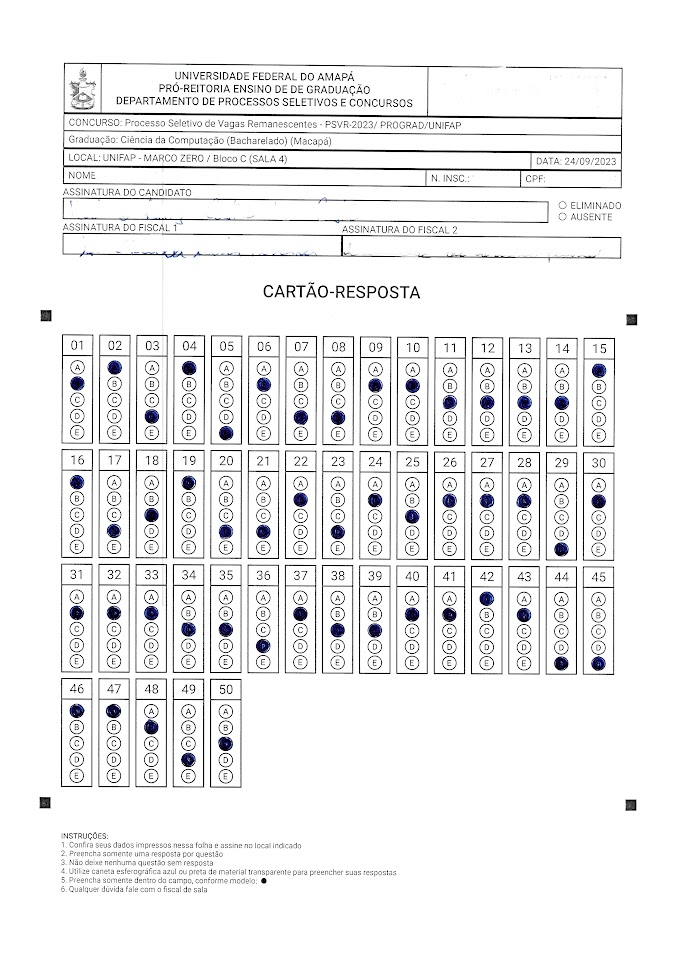
#> input picture Imagens/cartao1-ideal.jpg, 674 x 953 px; its folder holds only this picture in this run
$ python -i source.py   (imports and definitions only)
#> lines starting #> are read from the running program, lines starting #| are printed output that depends on the picture; after the words box and inside, x2 and y2 are one past the last pixel; in counts of white or black regions, pixels touching at a corner belong together
import cv2
import os
import numpy as np
import matplotlib.pyplot as plt
import math


def lerPasta():
    if os.path.isdir('Imagens'):
        extensoes = ['.jpg', '.jpeg', '.png', '.bmp', '.tiff', '.tif', '.webp', '.ppm', '.pgm', '.pbm', '.ras', '.sr', '.exr']
        arquivos = os.listdir('Imagens')
        arquivosCompativeis=[]
        for arquivo in arquivos:
             for ext in extensoes:
                if os.path.isfile(os.path.join('Imagens', arquivo)) and arquivo.lower().endswith(ext):
                    arquivosCompativeis.append(arquivo)
        return arquivosCompativeis
    else:
        print("A pasta 'Imagens' não existe.")
def calcularAngulo(Cantos):
    x1,y1= cv2.boundingRect(Cantos[0])[:2]
    x2,y2= cv2.boundingRect(Cantos[1])[:2]
    dx = x1-x2
    dy = y1-y2
    rad= math.atan2(dx,dy)
    grau = math.degrees(rad)
    return grau
def rotacionarImagem(img, canto, angulo, ponto_de_rotacao=None):
    (altura, largura) = img.shape[:2]

    if ponto_de_rotacao is None:
        ponto_de_rotacao = (largura // 2, altura // 2)

    matriz_de_rotacao = cv2.getRotationMatrix2D(ponto_de_rotacao, angulo, 1.0)

    cos = abs(matriz_de_rotacao[0, 0])
    sen = abs(matriz_de_rotacao[0, 1])

    nova_largura = int(altura * sen + largura * cos)
    nova_altura = int(altura * cos + largura * sen)

    matriz_de_rotacao[0, 2] += (nova_largura - largura) // 2
    matriz_de_rotacao[1, 2] += (nova_altura - altura) // 2

    imagem_rotacionada = cv2.warpAffine(img, matriz_de_rotacao, (nova_largura, nova_altura))

    min_x, min_y, w, h = cv2.boundingRect(canto)
    novo_min_x, novo_min_y = cv2.transform(np.array([[[min_x, min_y]]]), matriz_de_rotacao)[0][0]

    return imagem_rotacionada, int(novo_min_x), int(novo_min_y)

def redimensionarImagem(img):
    x,y = img.shape[:2]
    proporcao = y/x
    largura = int(953*proporcao)
    img_redimensionada = cv2.resize(img,(largura,953),interpolation=cv2.INTER_LINEAR)
    return img_redimensionada

def cortarGabarito(img_path):
#> called with img_path = 'Imagens/cartao1-ideal.jpg'
    img = cv2.imread(img_path)
#> img is the input picture: shape (953, 674, 3); mean B, G, R 238.9, 238.3, 238.3
    img = redimensionarImagem(img)

    img_cinza = cv2.cvtColor(img, cv2.COLOR_BGR2GRAY)
    img_cinza_tresh = cv2.threshold(img_cinza, 0, 255, cv2.THRESH_BINARY_INV + cv2.THRESH_OTSU)[1]
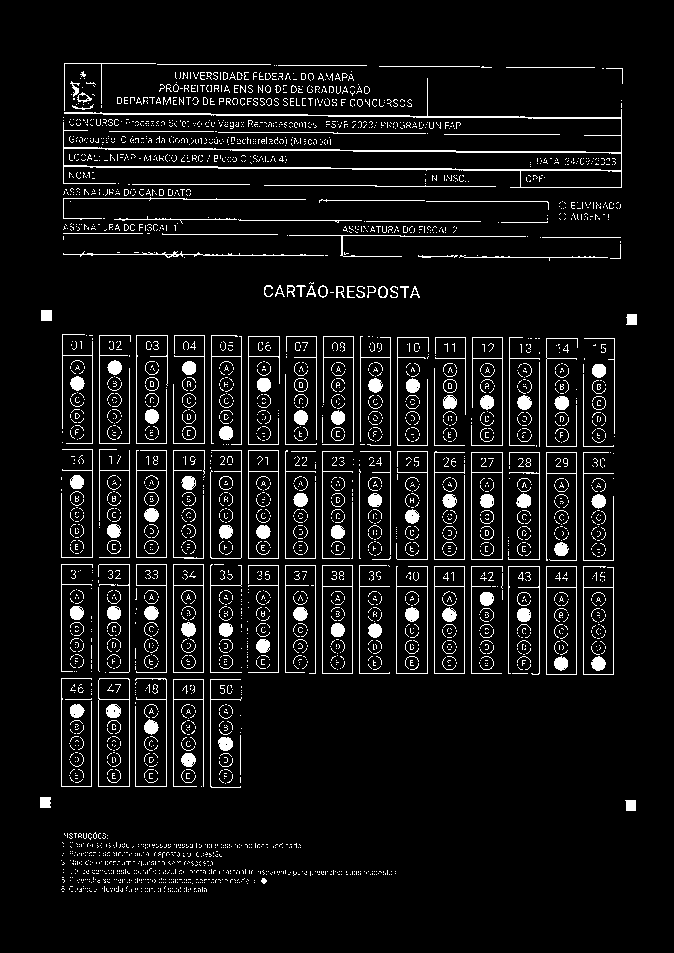
#> img_cinza_tresh: shape (953, 674); 7.1% white in thin lines or dots, all inside (x1, y1, x2, y2) = (40, 63, 637, 892)

    cantos = [None, None]

    contornos, _ = cv2.findContours(img_cinza_tresh, cv2.RETR_EXTERNAL, cv2.CHAIN_APPROX_SIMPLE)
#> contornos = 2718 contours, 2627 with area under 20; largest, box (x1, y1, x2, y2) and area: (63, 78, 622, 188) 12798, (98, 678, 130, 787) 3345, (471, 452, 503, 560) 3317, (546, 566, 577, 675) 3240, (322, 565, 353, 674) 3240
    area_minima, area_maxima = 50, 200
    contornos_filtrados = [cnt for cnt in contornos if area_minima < cv2.contourArea(cnt) < area_maxima]
#> contornos_filtrados = 51 contours; largest, box (x1, y1, x2, y2) and area: (516, 493, 531, 508) 148, (218, 737, 233, 751) 147, (294, 410, 308, 425) 146, (145, 409, 159, 424) 146, (517, 395, 532, 410) 146

    max_y, max_x = 0, 0
    min_y, min_x = float('inf'), float('inf')

    for cnt in contornos_filtrados:
        x, y, largura, altura = cv2.boundingRect(cnt)
        roi = img_cinza_tresh[y:y+altura, x:x+largura]

        proporcao = cv2.countNonZero(roi) / (roi.shape[0] * roi.shape[1])

        if proporcao > 0.7:
            if y < min_y and x < min_x:
                cantos[0] = cnt
            elif y < min_y and x < max_x:
                cantos[1] = cnt

            max_y = max(max_y, y)
            min_y = min(min_y, y)
            max_x = max(max_x, x)
            min_x = min(min_x, x)
#> this loop made 51 passes
#> (cnt, x, y, largura, altura, proporcao, min_y, max_x) on pass 46: ([[41, 310], [41, 320], [51, 320], [51, 310]], 41, 310, 11, 11, 1, 310, 626)
#> (x, y, largura, altura, proporcao, min_y, max_x, min_x) on passes 1, 2, 3, 4, 6, 7: (625, 800, 11, 11, 0.917, 800, 625, 625), (40, 797, 11, 11, 0.967, 797, 625, 40), (181, 753, 15, 14, 0.762, 753, 625, 40), (218, 737, 15, 14, 0.79, 737, 625, 40), (70, 704, 15, 14, 0.752, 704, 625, 40), (256, 639, 14, 14, 0.796, 639, 625, 40)
#> after the loop, cantos = 2 contours; box (x1, y1, x2, y2) and area: (41, 310, 52, 321) 100, (40, 797, 51, 808) 96

    angulo = calcularAngulo(cantos) * -1
#> in calcularAngulo, `x1,y1= cv2.boundingRect(Cantos[0])[:2]`: x1 = 40; y1 = 797
#> in calcularAngulo, `x2,y2= cv2.boundingRect(Cantos[1])[:2]`: x2 = 41; y2 = 310
#> in calcularAngulo, `dx = x1-x2`: dx = -1
#> in calcularAngulo, `dy = y1-y2`: dy = 487
#> in calcularAngulo, `rad= math.atan2(dx,dy)`: rad = -0.00205
#> in calcularAngulo, `grau = math.degrees(rad)`: grau = -0.118
#> angulo = 0.118
    img, min_x, min_y = rotacionarImagem(img, cantos[1], angulo)
#> in rotacionarImagem, `matriz_de_rotacao = cv2.getRotationMatrix2D(ponto_de_rotacao, angulo, ..`: matriz_de_rotacao = [[1, 0.00205, -0.977], [-0.00205, 1, 0.693]]
#> in rotacionarImagem, `cos = abs(matriz_de_rotacao[0, 0])`: cos = 1
#> in rotacionarImagem, `sen = abs(matriz_de_rotacao[0, 1])`: sen = 0.00205
#> in rotacionarImagem, `nova_largura = int(altura * sen + largura * cos)`: nova_largura = 675
#> in rotacionarImagem, `nova_altura = int(altura * cos + largura * sen)`: nova_altura = 954
#> in rotacionarImagem, `imagem_rotacionada = cv2.warpAffine(img, matriz_de_rotacao, (nova_larg..`:
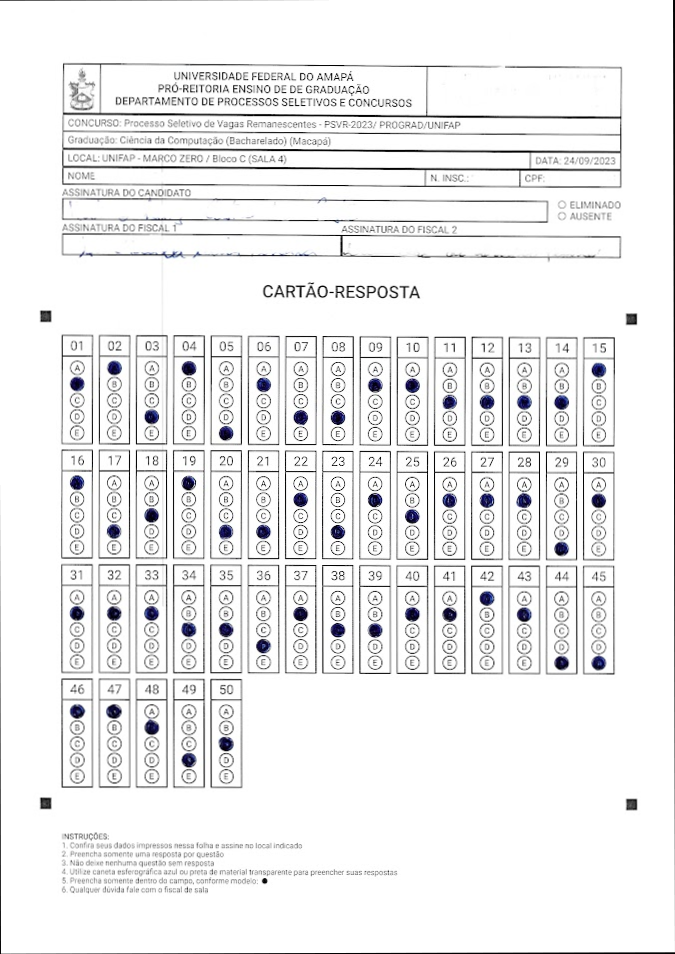
#> imagem_rotacionada: shape (954, 675, 3); mean B, G, R 238.2, 237.6, 237.6
#> in rotacionarImagem, `min_x, min_y, w, h = cv2.boundingRect(canto)`: min_x = 41; min_y = 310; w = 11
#> in rotacionarImagem, `novo_min_x, novo_min_y = cv2.transform(np.array([[[min_x, min_y]]]), m..`: novo_min_x = 41; novo_min_y = 311
#> min_x = 41; min_y = 311

    if min_x < max_x and min_y < max_y:
        img = img[min_y+20:min_y+480, min_x+20:min_x+580]
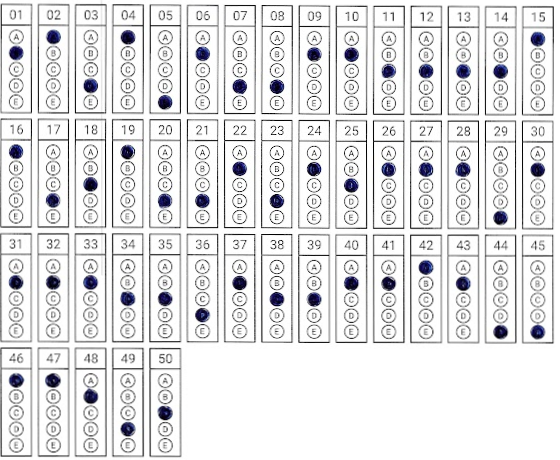
#> img: shape (460, 560, 3); mean B, G, R 227.4, 226, 226

    img_cinza = cv2.cvtColor(img, cv2.COLOR_BGR2GRAY)
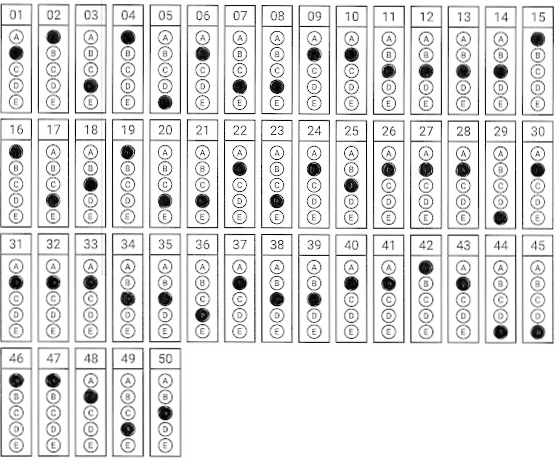
#> img_cinza: shape (460, 560); min 0, max 255, mean 226.2
    img_cinza_tresh = cv2.threshold(img_cinza, 127, 255, cv2.THRESH_BINARY_INV)[1]
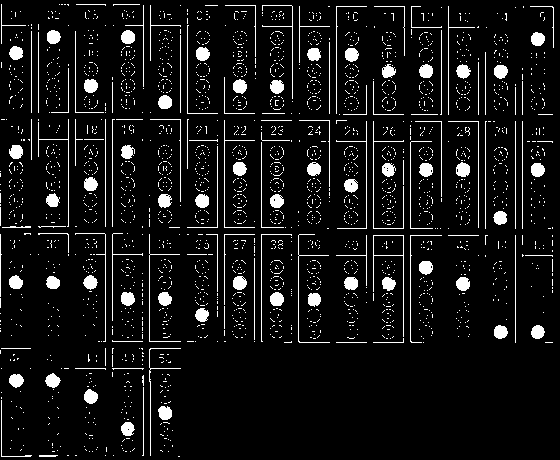
#> img_cinza_tresh: shape (460, 560); 7.7% white; 2515 white regions (2379 under 20 px)
    contornos, _ = cv2.findContours(img_cinza_tresh, cv2.RETR_EXTERNAL, cv2.CHAIN_APPROX_SIMPLE)
#> contornos = 2510 contours, 2459 with area under 20; largest, box (x1, y1, x2, y2) and area: (373, 235, 404, 337) 601, (456, 162, 470, 177) 144, (233, 79, 247, 94) 138, (45, 373, 61, 388) 138, (270, 292, 284, 306) 138

    contornos_filtrados = [cnt for cnt in contornos if area_minima < cv2.contourArea(cnt) < area_maxima]
#> contornos_filtrados = 50 contours; largest, box (x1, y1, x2, y2) and area: (456, 162, 470, 177) 144, (233, 79, 247, 94) 138, (45, 373, 61, 388) 138, (270, 292, 284, 306) 138, (233, 276, 247, 290) 138
    tamanho_x, tamanho_y = (round(img.shape[1] / 15), round(img.shape[0] / 4))
#> tamanho_x = 37; tamanho_y = 115

    respostas = {i: '' for i in range(1, 51)}
    alternativas = ['A', 'B', 'C', 'D', 'E']

    for cnt in contornos_filtrados:
        x, y, largura, altura = cv2.boundingRect(cnt)
        roi = img_cinza_tresh[y:y+altura, x:x+largura]

        proporcao = cv2.countNonZero(roi) / (roi.shape[0] * roi.shape[1])

        if proporcao > 0.3:
            cv2.rectangle(img, (x, y), (x + largura, y + altura), (255, 255, 0), thickness=2)
            questao, alternativa = 1 + (math.floor(x / tamanho_x)) + (math.floor(y / tamanho_y) * 15) , int((y - (tamanho_y * (math.floor(y / tamanho_y)))) / ((tamanho_y - 30) / 5))

            cv2.putText(img, f'{alternativas[alternativa - 1]}', (x, y - 5), cv2.FONT_HERSHEY_COMPLEX, .5, (255, 0, 0), thickness=1)

            if respostas[questao] == '':
                respostas[questao] = alternativas[alternativa - 1]
            else:
                respostas[questao] = 'Anulada'
#> this loop made 50 passes
#> (x, y, largura, altura, proporcao, questao, alternativa) on passes 1 to 12: (121, 422, 14, 14, 0.755, 49, 4), (158, 406, 14, 14, 0.801, 50, 3), (84, 389, 14, 15, 0.743, 48, 2), (9, 374, 15, 14, 0.743, 46, 1), (45, 373, 16, 15, 0.658, 47, 1), (531, 325, 14, 14, 0.76, 45, 5), (494, 325, 14, 14, 0.781, 44, 5), (195, 308, 14, 14, 0.745, 36, 4), (308, 293, 13, 14, 0.808, 39, 3), (270, 292, 14, 14, 0.806, 38, 3), (158, 292, 14, 14, 0.76, 35, 3), (121, 292, 14, 14, 0.806, 34, 3)
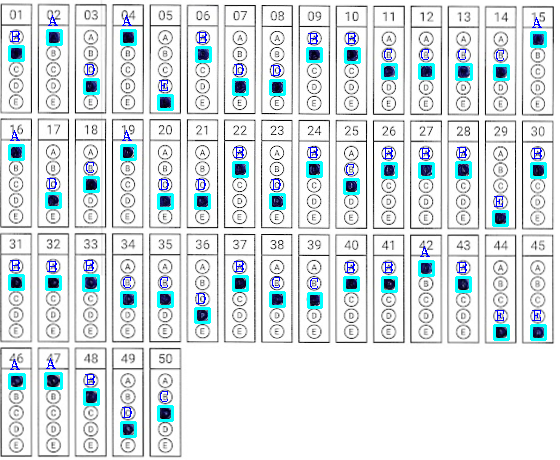
#> img: shape (460, 560, 3); 3.94% of pixels changed, all inside (x1, y1, x2, y2) = (8, 15, 547, 438)

    for questao in respostas:
        if respostas[questao] == '':
            respostas[questao] = "Vazio"
#> this loop made 50 passes
    return img, respostas


def mostrarImagem(img, Name='imagem'):
    plt.imshow(img)
    plt.show()

def compararRespostas(Respostas):
    acertos=0
    gabarito = {1: 'B', 2: 'A', 3: 'D', 4: 'A', 5: 'E', 6: 'B', 7: 'C', 8: 'D', 9: 'A', 10: 'B',
                11: 'A', 12: 'C', 13: 'C', 14: 'E', 15: 'D',16: 'B', 17: 'E', 18: 'C', 19: 'A', 20: 'E',
                21: 'D', 22: 'E', 23: 'E', 24: 'A', 25: 'C', 26: 'C', 27: 'D', 28: 'B', 29: 'D', 30: 'D',
                31: 'A', 32: 'D', 33: 'D', 34: 'B', 35: 'C', 36: 'D', 37: 'B', 38: 'D', 39: 'D', 40: 'D',
                41: 'D', 42: 'E', 43: 'C', 44: 'A', 45: 'D', 46: 'B', 47: 'C', 48: 'A', 49: 'D', 50: 'E'
            }
    for i in range(1,51):
        if Respostas[i] == gabarito[i]:
            acertos+=1
    return acertos

>>> result = cortarGabarito('Imagens/cartao1-ideal.jpg')

$ run again, on Imagens/cartao3-torto.jpg
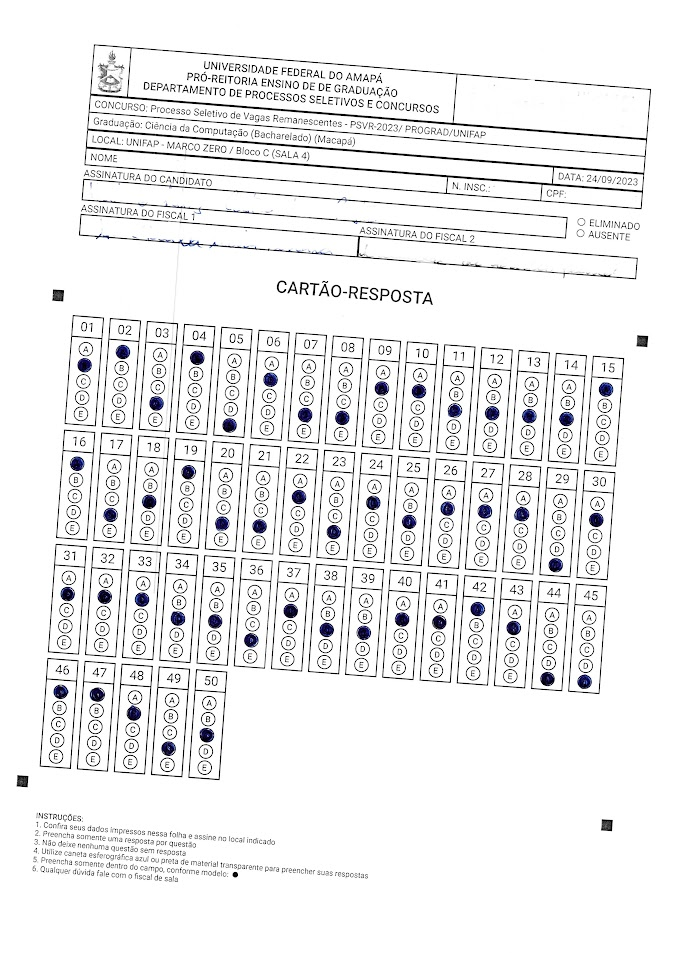
#> input picture Imagens/cartao3-torto.jpg, 674 x 953 px
#> in cortarGabarito, img is the input picture: shape (953, 674, 3); mean B, G, R 237.9, 237.3, 237.3
#> in cortarGabarito, `img_cinza_tresh = cv2.threshold(img_cinza, 0, 255, cv2.THRESH_BINARY_I..`:
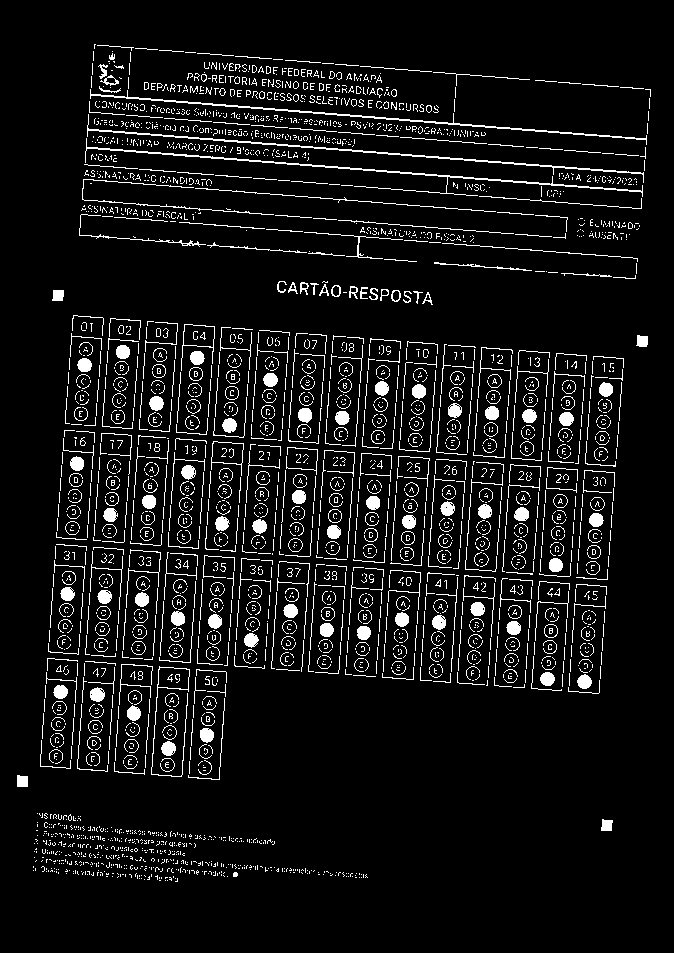
#> img_cinza_tresh: shape (953, 674); 7.6% white in thin lines or dots, all inside (x1, y1, x2, y2) = (17, 44, 651, 882)
#> in cortarGabarito, `contornos, _ = cv2.findContours(img_cinza_tresh, cv2.RETR_EXTERNAL, cv..`: contornos = 3077 contours, 2973 with area under 20; largest, box (x1, y1, x2, y2) and area: (151, 666, 190, 777) 637, (181, 324, 215, 371) 632, (211, 441, 244, 476) 631, (85, 138, 643, 197) 550, (90, 89, 647, 145) 545
#> in cortarGabarito, `contornos_filtrados = [cnt for cnt in contornos if area_minima < cv2.c..`: contornos_filtrados = 67 contours; largest, box (x1, y1, x2, y2) and area: (90, 687, 105, 702) 152, (161, 741, 176, 756) 149, (149, 396, 164, 411) 149, (171, 611, 185, 626) 148, (298, 408, 312, 423) 148
#> the loop in cortarGabarito, `for cnt in contornos_filtrados:` made 67 passes
#> (x, y, largura, altura, proporcao, min_y, max_x, min_x) on passes 1 to 8: (601, 819, 12, 12, 0.826, 819, 601, 601), (17, 775, 11, 12, 0.939, 775, 601, 17), (161, 741, 15, 15, 0.742, 741, 601, 17), (200, 728, 14, 15, 0.795, 728, 601, 17), (127, 705, 14, 16, 0.732, 705, 601, 17), (90, 687, 15, 15, 0.747, 687, 601, 17), (53, 685, 15, 14, 0.767, 685, 601, 17), (577, 674, 15, 15, 0.733, 674, 601, 17)
#> after the loop in cortarGabarito, `for cnt in contornos_filtrados:`: cantos = 2 contours; box (x1, y1, x2, y2) and area: (17, 775, 28, 787) 102, (52, 290, 64, 301) 98
#> x1 = 17; y1 = 775
#> x2 = 52; y2 = 290
#> dx = -35
#> dy = 485
#> rad = -0.072
#> grau = -4.13
#> angulo = 4.13
#> matriz_de_rotacao = [[0.997, 0.072, -33.39], [-0.072, 0.997, 25.49]]
#> cos = 0.997
#> sen = 0.072
#> nova_largura = 740
#> nova_altura = 999
#> in rotacionarImagem, `min_x, min_y, w, h = cv2.boundingRect(canto)`: min_x = 52; min_y = 290; w = 12; h = 11
#> novo_min_x = 72; novo_min_y = 334
#> in cortarGabarito, `img, min_x, min_y = rotacionarImagem(img, cantos[1], angulo)`: min_x = 72; min_y = 334
#> in cortarGabarito, `contornos, _ = cv2.findContours(img_cinza_tresh, cv2.RETR_EXTERNAL, cv..`: contornos = 3479 contours, 3429 with area under 20; largest, box (x1, y1, x2, y2) and area: (160, 406, 174, 420) 142, (122, 292, 137, 306) 142, (235, 79, 249, 94) 141, (86, 388, 100, 404) 140, (458, 277, 472, 291) 140
#> in cortarGabarito, `contornos_filtrados = [cnt for cnt in contornos if area_minima < cv2.c..`: contornos_filtrados = 50 contours; largest, box (x1, y1, x2, y2) and area: (160, 406, 174, 420) 142, (122, 292, 137, 306) 142, (235, 79, 249, 94) 141, (86, 388, 100, 404) 140, (458, 277, 472, 291) 140
#> the loop in cortarGabarito, `for cnt in contornos_filtrados:` made 50 passes
#> (x, y, largura, altura, proporcao, questao, alternativa) on passes 1 to 8: (123, 422, 14, 14, 0.796, 49, 4), (160, 406, 14, 14, 0.827, 50, 3), (86, 388, 14, 16, 0.714, 48, 2), (47, 373, 15, 15, 0.711, 47, 1), (11, 373, 14, 14, 0.791, 46, 1), (533, 325, 14, 15, 0.738, 45, 5), (495, 325, 15, 14, 0.738, 44, 5), (197, 308, 14, 14, 0.75, 36, 4)
#> after the loop in cortarGabarito, `for cnt in contornos_filtrados:`:
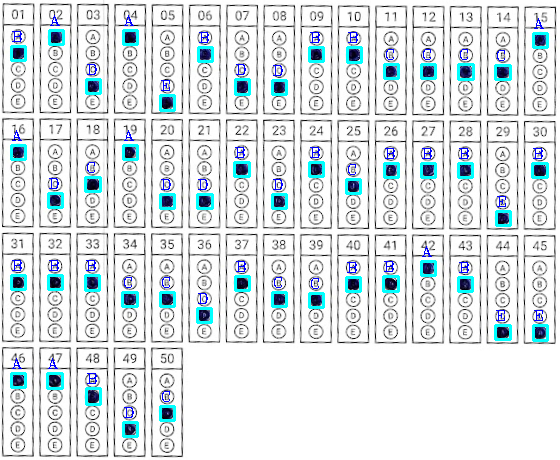
#> img: shape (460, 560, 3); mean B, G, R 227.5, 224.5, 216.3
#> the loop in cortarGabarito, `for questao in respostas:` made 50 passes
